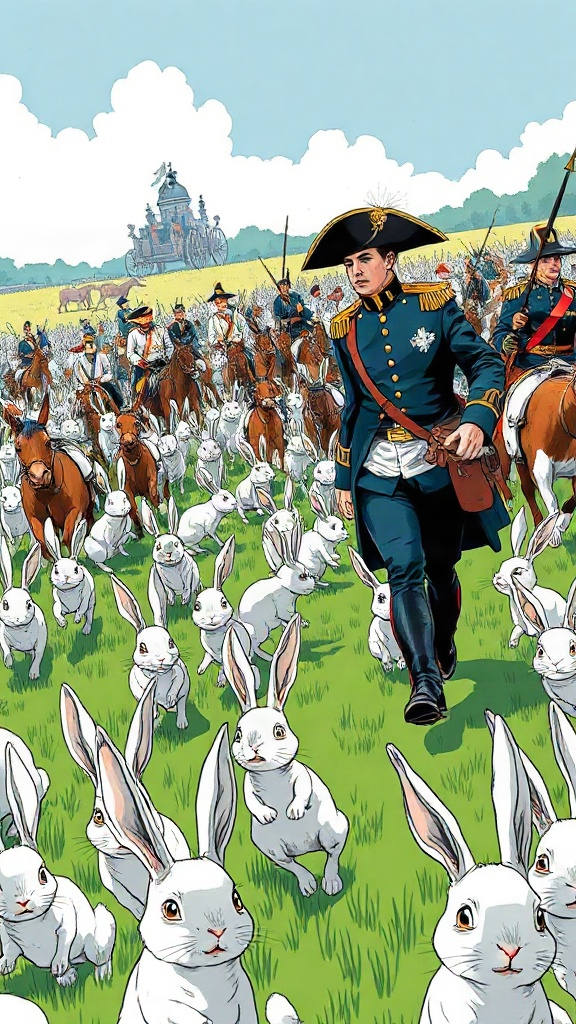
#> input picture tarih/fal-test/img/renk_cizgiroman.jpg, 576 x 1024 px
$ python -i saat_klip.py   (imports and definitions only)
#> lines starting #> are read from the running program, lines starting #| are printed output that depends on the picture; after the words box and inside, x2 and y2 are one past the last pixel; in counts of white or black regions, pixels touching at a corner belong together
"""Saat animasyonu klipleri (1080x1920, 30 fps) — anma/özel videolar için.

python3 saat_klip.py cep    CIKIS.mp4 --sure 5 [--arka foto.jpg]   cep saati, saniye ibresi tıklar
python3 saat_klip.py kirik  CIKIS.mp4 --sure 5 [--arka foto.jpg]   aynı saat: darbe, parlama, çatlaklar, ibre durur
python3 saat_klip.py 0905   CIKIS.mp4 --sure 6 [--arka foto.jpg]   ibreler 09.05'e gelir ve durur
Kareler PIL ile çizilir, ffmpeg'e ham olarak aktarılır (tek kodlama).
"""
import argparse, math, os, random, subprocess, sys

sys.path.insert(0, os.path.dirname(os.path.abspath(__file__)))
from ortak import FONT_DIR
from PIL import Image, ImageDraw, ImageFilter, ImageFont, ImageOps

W, H, FPS = 1080, 1920, 30
SS = 2                      # saat 2x çizilip küçültülür (kenar yumuşatma)
CX, CY = W // 2, 880


def arka_plan(yol, koyuluk=0.30):
#> called with yol = '../fal-test/img/renk_cizgiroman.jpg', koyuluk = 0.3
    if yol and os.path.exists(yol):
        im = ImageOps.grayscale(Image.open(yol)).convert("RGB")
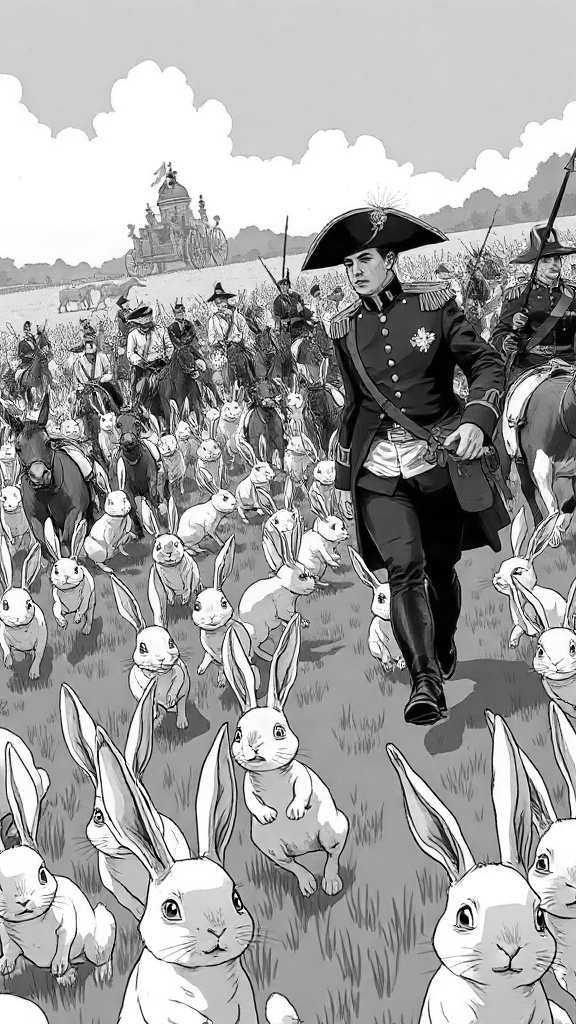
#> im: PIL image 576x1024 RGB; min 0, max 255, mean 163
        s = max(W / im.width, H / im.height)
#> s = 1.88
        im = im.resize((int(im.width * s) + 1, int(im.height * s) + 1), Image.LANCZOS)
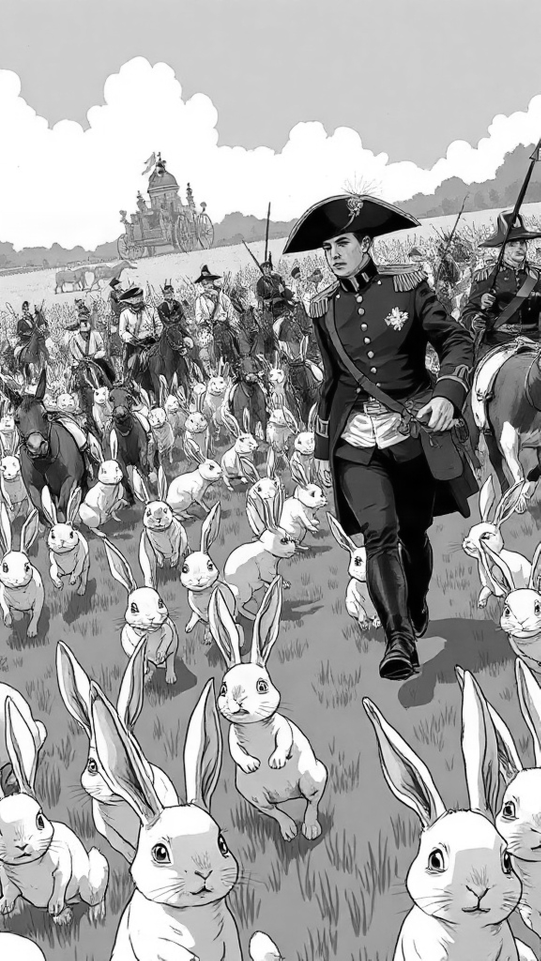
#> im: PIL image 1081x1921 RGB (shown at 1/2 size); min 0, max 255, mean 162.9
        x = (im.width - W) // 2; y = int((im.height - H) * 0.3)
#> after `x = (im.width - W) // 2`: x = 0
#> after `y = int((im.height - H) * 0.3)`: y = 0
        im = im.crop((x, y, x + W, y + H)).filter(ImageFilter.GaussianBlur(14))
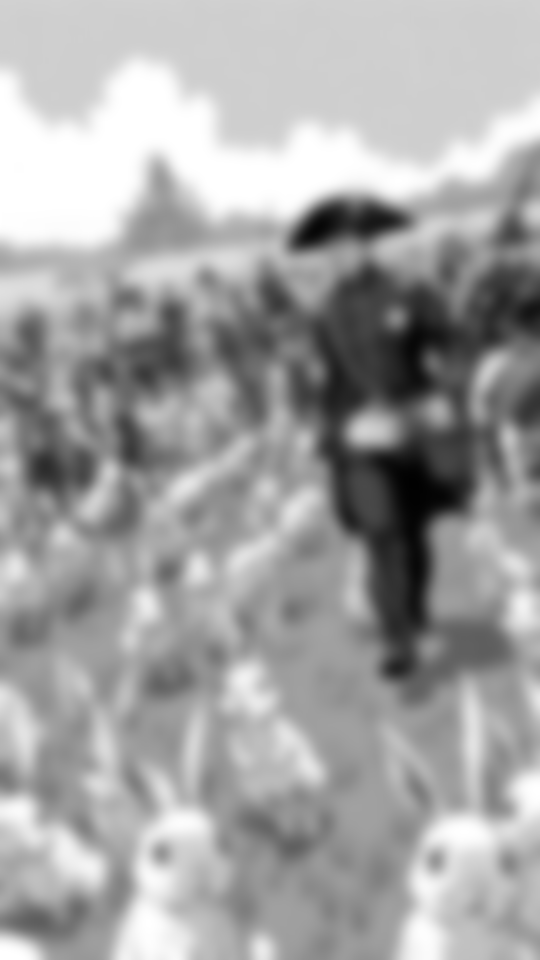
#> im: PIL image 1080x1920 RGB (shown at 1/2 size); min 1, max 255, mean 162.9
        im = im.point(lambda v: int(v * koyuluk))
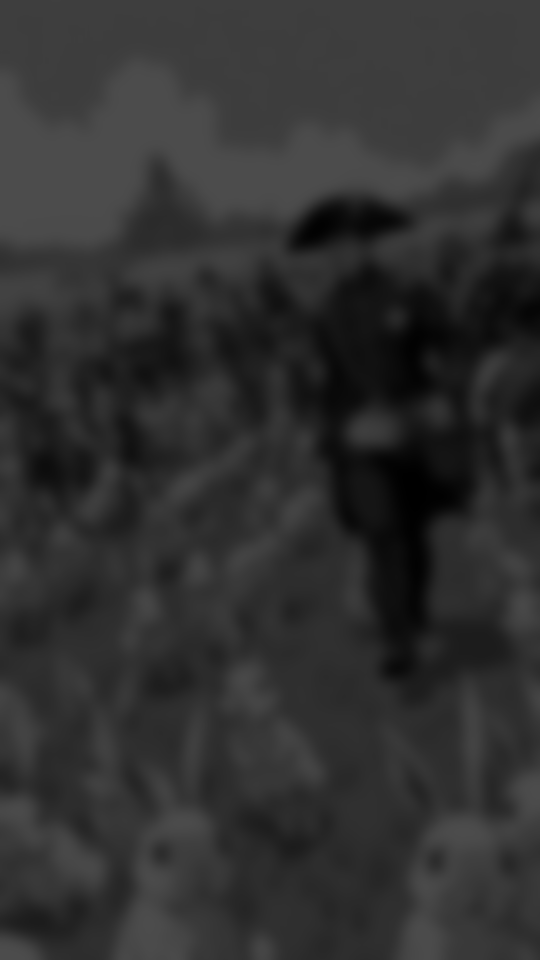
#> im: PIL image 1080x1920 RGB (shown at 1/2 size); min 0, max 76, mean 48.4
    else:
        im = Image.new("RGB", (W, H), (9, 9, 10))
    # merkezde hafif ışık, kenarlarda karartma
    isik = Image.new("L", (W, H), 0)
#> isik: PIL image 1080x1920 L; every value is 0
    ImageDraw.Draw(isik).ellipse((CX - 620, CY - 620, CX + 620, CY + 620), fill=70)
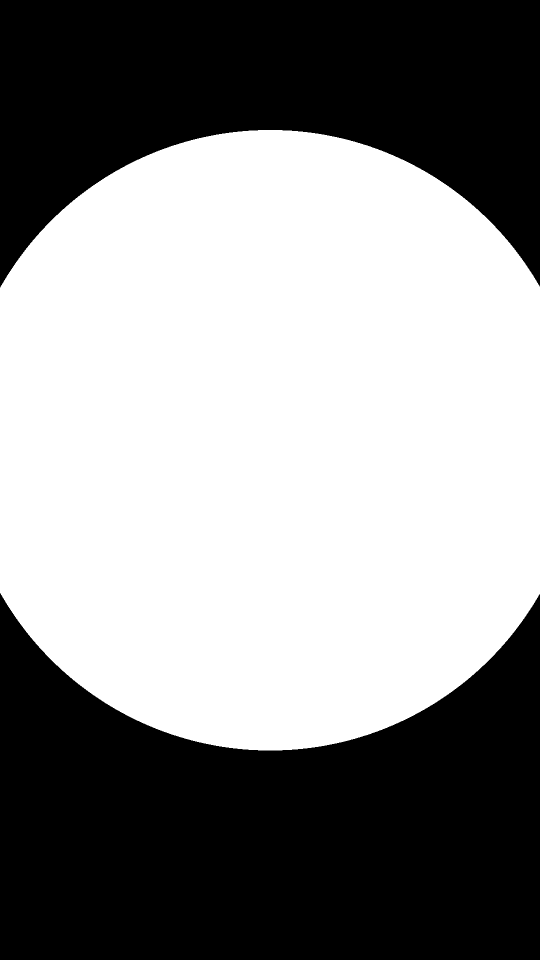
#> isik: PIL image 1080x1920 L (shown at 1/2 size); values 0 (black) and 70 (white), 55.1% white; 2 black regions, box (x1, y1, x2, y2) and area: (0, 1186, 1080, 1920) 551201, (0, 0, 1080, 575) 379481
    isik = isik.filter(ImageFilter.GaussianBlur(220))
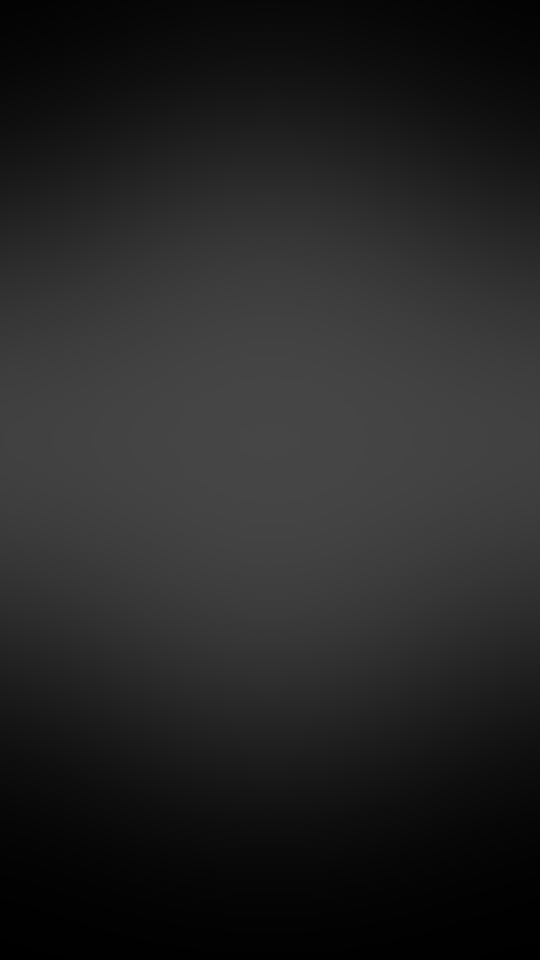
#> isik: PIL image 1080x1920 L (shown at 1/2 size); min 0, max 70, mean 37.2
    im = Image.composite(Image.new("RGB", (W, H), (58, 50, 40)), im, isik)
    return im


# [84 lines left out: functions kadran, ibre, saat_ciz, catlak_uret, not called in this run]


def yumusak(t):   # ease-out
    t = max(0.0, min(1.0, t)); return 1 - (1 - t) ** 3


# [68 lines left out: function main, not called in this run]


# [2 lines not run here, left out]

>>> result = arka_plan('../fal-test/img/renk_cizgiroman.jpg')
